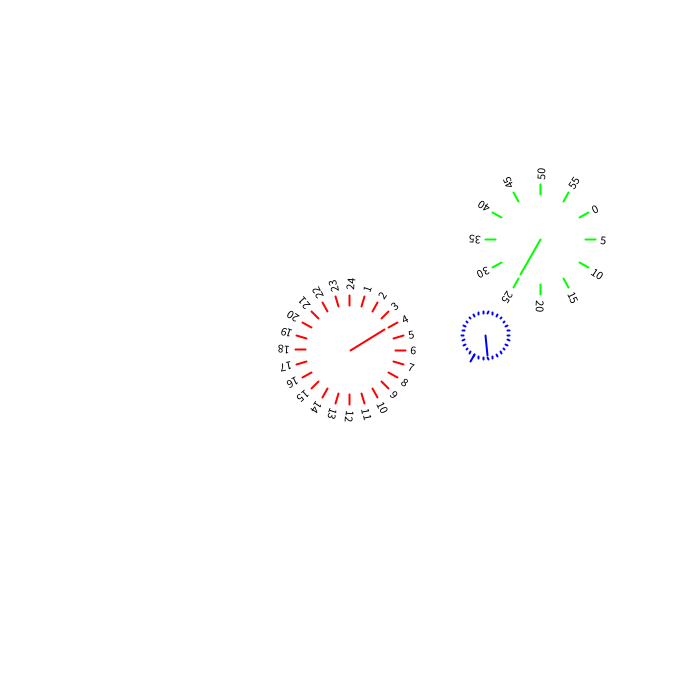
Frame 1 (no input)
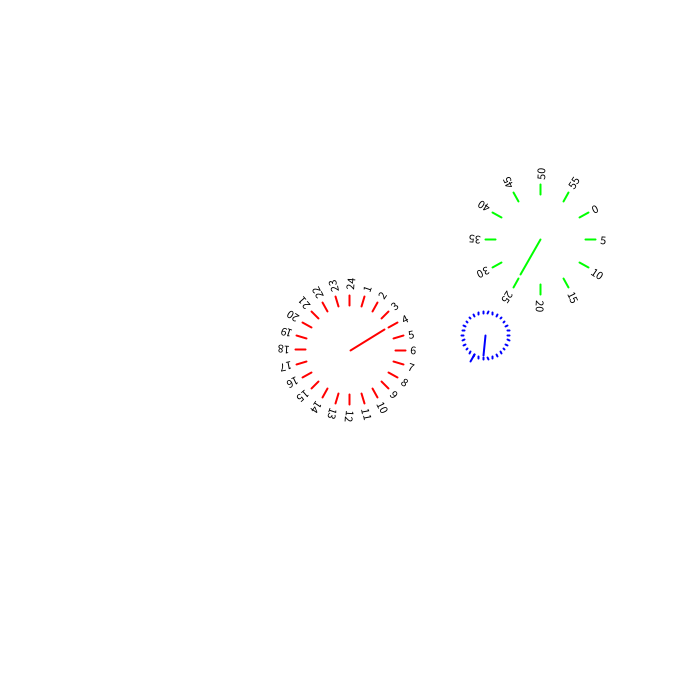
Frame 60 (the mouse pressed at the canvas centre just before this capture)
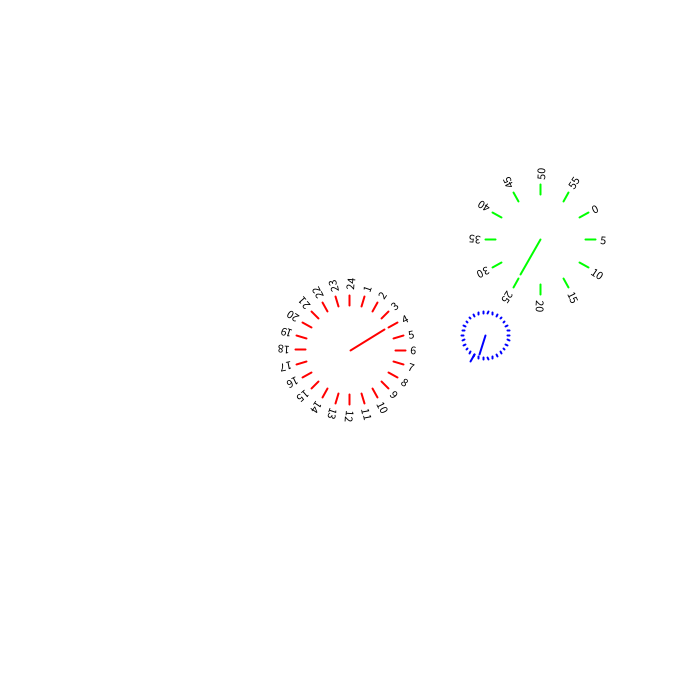
Frame 120 (the mouse held since frame 60 and released just before this capture)

The Processing sketch that drew these frames (run headless with seeded random() and noise(); from frame 60 on, the mouse is pressed at the canvas centre):

// Processing sketch: processing_180644
// ── processing_180644.pde

void setup() {
  size(700, 700);
  smooth();
  strokeWeight(2);
  background(255);
}

void draw() {
  background(255);

  int h = hour();    // Values from 0 - 23   
  int m = minute();  // Values from 0 - 59
  int s = second();  // Values from 0 - 59
  /*
  float r = map( h ,0,23,30,70);
   float g = map( m ,0,59,30,70);
   float b = map( s ,0,59,30,70);
   */

  float ra = map( h, 0, 23, 0, 360);
  float ga = map( m, 0, 59, 0, 360);
  float ba = map( s, 0, 59, 0, 360);

  translate(width/2, height/2);
  rotate( radians( -90 ) );

  stroke(255, 0, 0);
  pushMatrix();
  float aInc = 360/24;
  int hour=1;
  for (int i=0; i<360; i+= aInc ) {
    pushMatrix();
    rotate( radians(19) );
    fill(0);
    text( hour, 60, 0);
    hour+=1;
    popMatrix();

    line(45, 0, 55, 0);
    rotate( radians(aInc) );
  }
  popMatrix();

  rotate( radians( aInc*hour() ) );
  line(0, 0, 40, 0);
  translate(220, 0);


  stroke(0, 255, 0);
  pushMatrix();
  aInc = (360/60)*5;
  int min=0;
  for (int i=0; i<360; i+= aInc ) {
    pushMatrix();
    rotate( radians(4) );
    fill(0);
    text( min, 60, 0);
    popMatrix();

    min+=5;
    line(45, 0, 55, 0);
    rotate( radians(aInc) );
  }
  popMatrix();

  rotate( radians( (360/60)* minute() ) );

  line(0, 0, 40, 0);
  translate(110, 0);


  stroke(0, 0, 255);

  pushMatrix();
  aInc = 360/30;
  int sec=0;
  line(22, 0, 30, 0);
  for (int i=0; i<360; i+= aInc ) {
    fill(0);
    //  text( sec, 60,0);
    sec+=2;
    line(22, 0, 24, 0);
    rotate( radians(aInc) );
  }
  popMatrix();

  rotate( radians(aInc*second()) );
  line(0, 0, 20, 0);
  translate(80, 0);
}
